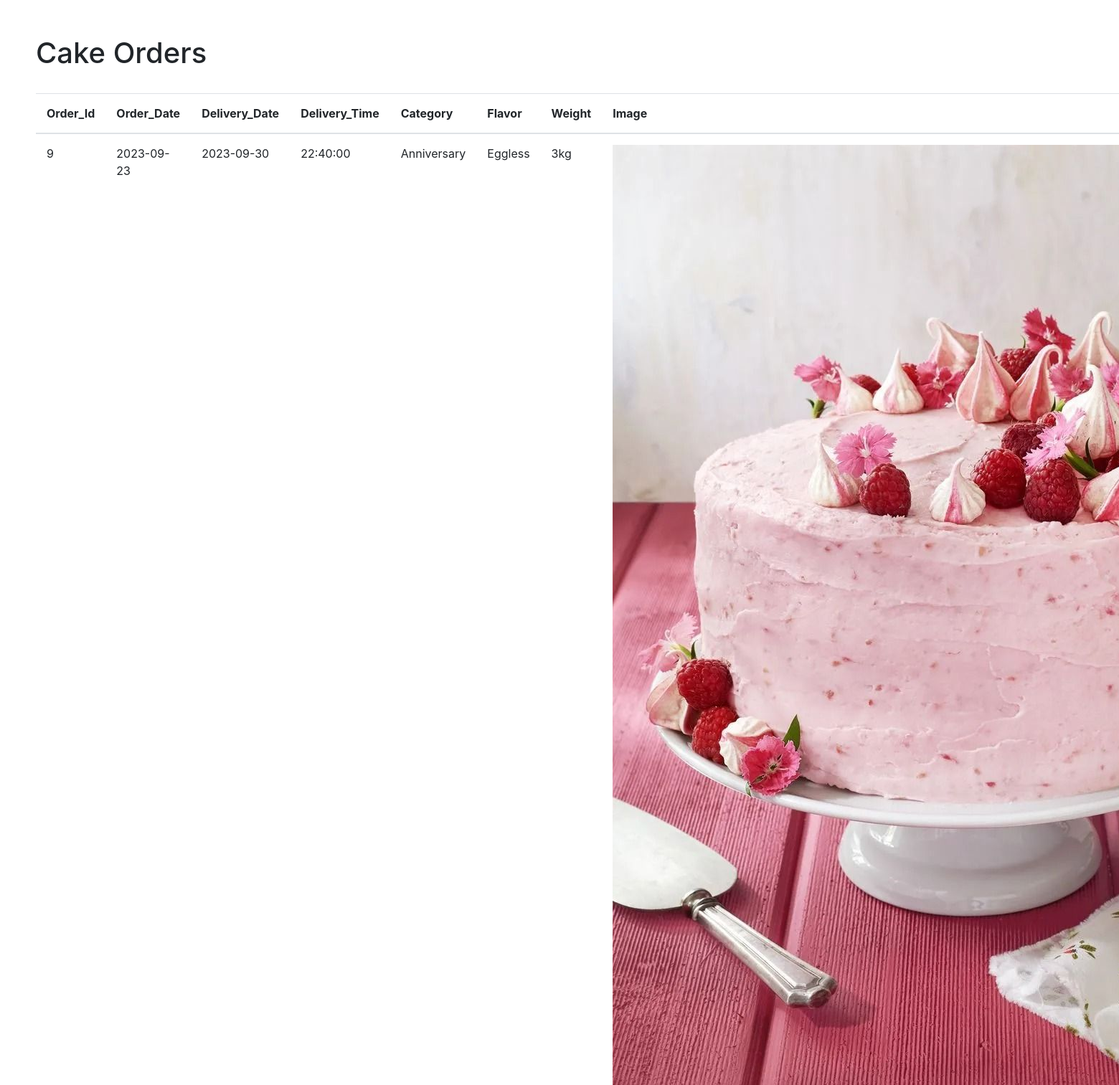
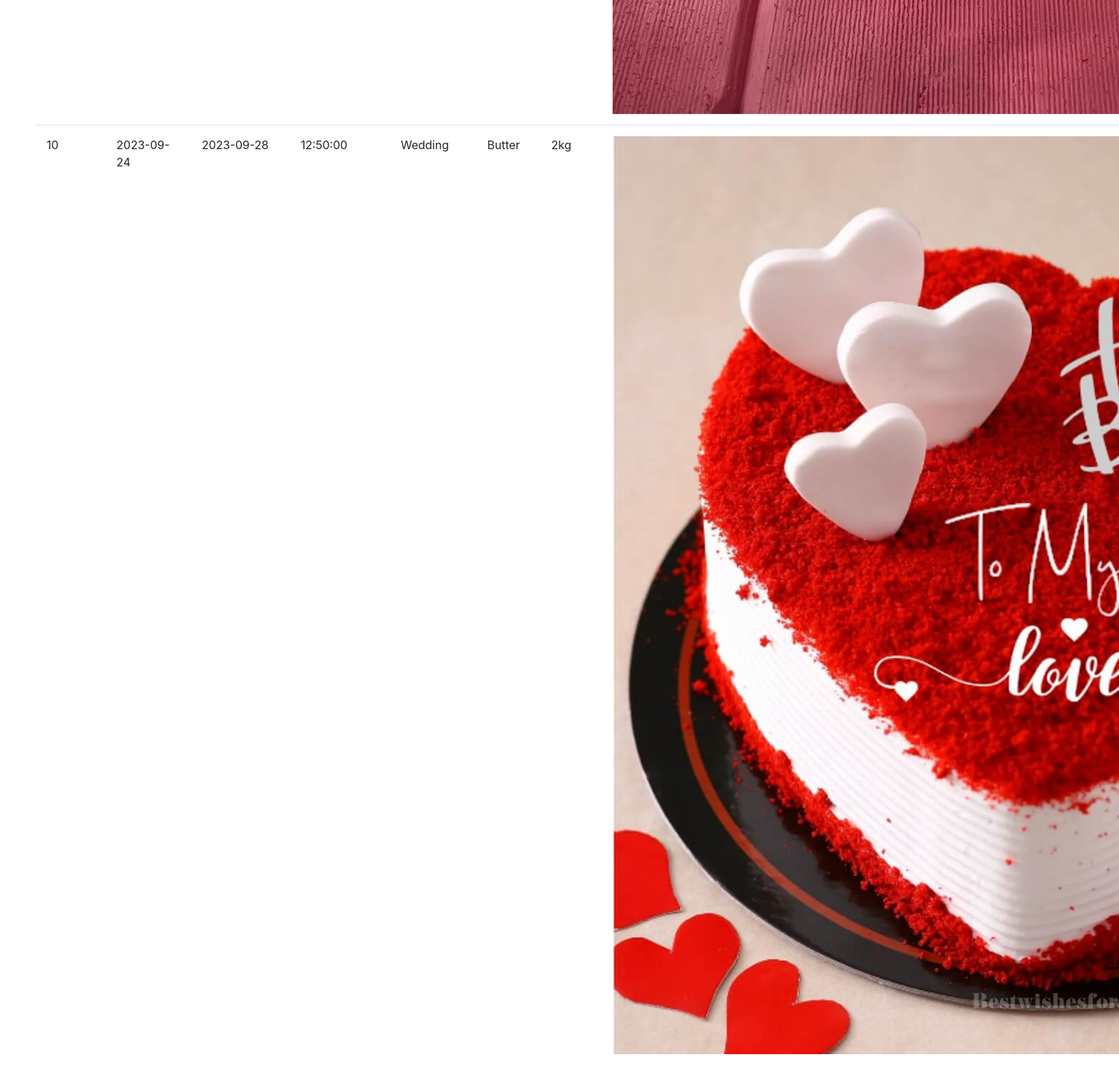
The app's page /admin/orderGrid.php with its own data (2 pictures, top to bottom).
### tables this page shows
CREATE TABLE `order` (
  `Order_Id` int(11) NOT NULL,
  `Customer_Name` varchar(255) NOT NULL,
  `Address` varchar(255) NOT NULL,
  `Phone_Number` varchar(20) NOT NULL,
  `Order_Date` date NOT NULL,
  `Delivery_Date` date NOT NULL,
  `Delivery_Time` time NOT NULL,
  `Category` varchar(255) NOT NULL,
  `Flavor` varchar(255) NOT NULL,
  `Weight` varchar(20) NOT NULL,
  `Shape` varchar(255) NOT NULL,
  `Product_Id` int(11) NOT NULL,
  `Image` varchar(100) NOT NULL,
  `Wish` varchar(255) NOT NULL
);

### admin/orderGrid.php (the view, shortened to what this page needs)
<!DOCTYPE html>
<html lang="en">
<head>
    <link rel="stylesheet" href="https://cdn.jsdelivr.net/npm/bootstrap@4.3.1/dist/css/bootstrap.min.css">
</head>
<body style="margin: 50px;">
    <h1> Cake Orders</h1>
        <br>
        <table class="table">
            <thread>
                <tr>
                    <th> Order_Id </th>
                    <th> Order_Date </th>
                    <th> Delivery_Date</th>
                    <th> Delivery_Time</th>
				    <th> Category </th>
					<th> Flavor </th>
					<th> Weight </th>
                    <th> Image </th>
                </tr>
            </thread>
            <tbody>
<?php
$con = mysqli_connect("localhost", "root", "", "cake");
$sql = "SELECT * FROM `order`";
$result = $con->query($sql);
while ($row = $result->fetch_assoc()) {
    $pro_img = $row["Image"];
    echo "<tr>
    <td>", $row["Order_Id"], "</td>
    <td>", $row["Order_Date"], "</td>
    <td>", $row["Delivery_Date"], "</td>
    <td>", $row["Delivery_Time"], "</td>
    <td>", $row["Category"], "</td>
    <td>", $row["Flavor"], "</td>
    <td>", $row["Weight"], "</td>
    <td>",
    "<img src='uploads/$pro_img'>"
     , "</td>
    <td>", $row["Wish"], "</td>
    </tr>";
}
?>
            </tbody>
        </table>
</body>
</html>

### admin/orderGrid.php (style rules this page uses)
.table th, .table td { padding: 15px; }

### records on screen
order: Order_Id "9", Order_Date "2023-09-23", Delivery_Date "2023-09-30", Delivery_Time "22:40:00", Category "Anniversary", Flavor "Eggless", Weight "3kg", Image (picture)
order: Order_Id "10", Order_Date "2023-09-24", Delivery_Date "2023-09-28", Delivery_Time "12:50:00", Category "Wedding", Flavor "Butter", Weight "2kg", Image (picture)
